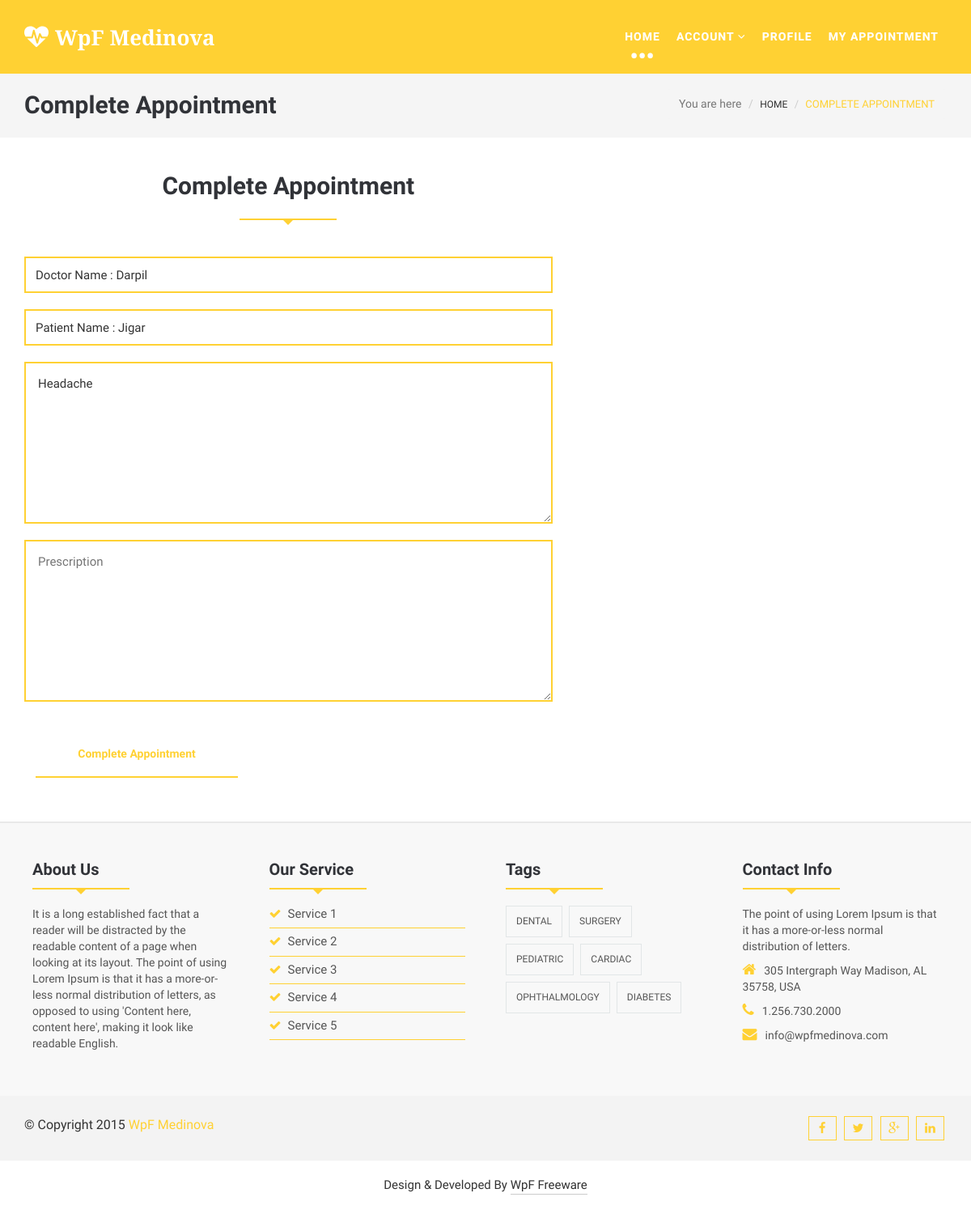
Screenshot of /doctor_complete_appointment/1/ with the database file from the repository.
### myapp/models.py (models this page shows, shortened)
class Appointment(models.Model):
	patient=models.ForeignKey(User,on_delete=models.CASCADE,related_name="patient")
	doctor=models.ForeignKey(Doctor_Profile,on_delete=models.CASCADE)
	date=models.DateTimeField(default=timezone.now)
	time=models.CharField(max_length=100)
	health_issue=models.TextField()
	status=models.CharField(max_length=100,default="pending")
	prescription=models.TextField(default="Not Given Yet")
	payment_status=models.CharField(max_length=100,default="pending")

class Doctor_Profile(models.Model):
	doctor=models.ForeignKey(User,on_delete=models.CASCADE)
	doctor_degree=models.CharField(max_length=100)
	doctor_speciality=models.CharField(max_length=100)
	doctor_start_time=models.CharField(max_length=100)
	doctor_end_time=models.CharField(max_length=100)
	doctor_fees=models.PositiveIntegerField()
	doctor_picture=models.ImageField(upload_to="doctor_picture/")

class User(models.Model):
	fname=models.CharField(max_length=100)
	lname=models.CharField(max_length=100)
	email=models.CharField(max_length=100)
	mobile=models.CharField(max_length=100)
	address=models.TextField()
	password=models.CharField(max_length=100)
	usertype=models.CharField(max_length=100,default="patient")

### myapp/views.py (the view)
# urls.py: path('doctor_complete_appointment/<int:pk>/',views.doctor_complete_appointment,name='doctor_complete_appointment'),
def doctor_complete_appointment(request,pk):
	appointment=Appointment.objects.get(pk=pk)
	if request.method=="POST":
		appointment.prescription=request.POST['prescription']
		appointment.status="completed"
		appointment.save()
		return redirect('doctor_appointment')
	else:
		return render(request,'doctor_complete_appointment.html',{'appointment':appointment})

### myapp/templates/doctor_complete_appointment.html (shortened to what this page needs)
{% extends 'doctor_header.html' %}
{% load static %}
{% block content %}
<!DOCTYPE html>
<html lang="en">
  <head>
  </head>
  <body>
    <section id="blogArchive">
      <div class="row">
        <div class="col-lg-12 col-md-12">
          <div class="blog-breadcrumbs-area">
            <div class="container">
              <div class="blog-breadcrumbs-left">
                <h2>Complete Appointment</h2>
              </div>
              <div class="blog-breadcrumbs-right">
                <ol class="breadcrumb">
                  <li>You are here</li>
                  <li><a href="#">Home</a></li>
                  <li class="active">Complete Appointment</li>
                </ol>
              </div>
            </div>
          </div>
        </div>
      </div>
    </section>
    <section id="contact">
      <div class="container">
        <div class="row">
          <div class="col-lg-7 col-md-7 col-sm-6">
            <div class="contact-form">
              <div class="section-heading">
                <h2>Complete Appointment</h2>
                <div class="line"></div>
              </div>
              <form class="submitphoto_form" method="post" action="{% url 'doctor_complete_appointment' pk=appointment.pk %}">
                <input type="text" class="wp-form-control wpcf7-text" value="Doctor Name : {{appointment.doctor.doctor.fname}}">
                <input type="text" class="wp-form-control wpcf7-email" value="Patient Name : {{appointment.patient.fname}}">
                <textarea class="wp-form-control wpcf7-textarea" cols="30" rows="10" name="health_issue">{{appointment.health_issue}}</textarea>
                <textarea class="wp-form-control wpcf7-textarea" cols="30" rows="10" placeholder="Prescription" name="prescription"></textarea>
               <button class="wpcf7-submit button--itzel" type="submit"><span>Complete Appointment</span></button>
              </form>
            </div>
          </div>
        </div>
      </div>
    </section>
  </body>
</html>
{% endblock %}

### myapp/static/css/themes/default-theme.css (style rules this page uses)
.scrollToTop:hover, .scrollToTop:focus,.readmore_area a::before,.sl-slider h2> strong,.sl-slider p> strong, .single-top-feature .readmore_area a span,.service-icon-effect,.service-icon .service-icon-effect:hover,.single-service>h3 a:hover,.single-service>h3 a:focus, .whyChoose-right .media-heading,.whyChoose-right .media:hover .media-icon,.doctors-nav figcaption h2, .testimonial-cotent > p span,.testimonial-nav .slick-dots li.slick-active button::before,.blog-comments-box li > h2,.blog-comments-box li span, .blog-author > ul > li a:hover,.footer-service li > a:hover,.footer-service li > a span,.contact-info > p span,.footer-copyright>p>a, .blog-breadcrumbs-right .breadcrumb > li a:hover,.blog-breadcrumbs-right .breadcrumb > .active,.blog-details blockquote::before,.blog-details blockquote::after, .sidebar-widget p>a,.sidebar-widget>ul li>a:hover,.postnav-left:hover .navg-title,.postnav-right:hover .navg-title,.author-name:hover, .similar-post .media-body a:hover,.similar-post > h2,.nav-tabs > li.active > a, .nav-tabs > li.active > a:focus, .nav-tabs > li.active > a:hover, .button--itzel .button__icon,.button--itzel > span,#myModal .modal-title, .form-submit input:hover,.error-page-area h1,.error-page-area h3 { color: #ffd133; }
.line { border-bottom: 2px solid #ffd133; background: none repeat scroll 0 0 transparent; height: 1px; margin: 0 auto 45px; padding: 5px; position: relative; width: 120px; }
.line::after, .line::before { border: medium solid transparent; content: " "; height: 0; left: 50%; pointer-events: none; position: absolute; top: 100%; width: 0; }
.line::before { border-width: 9px; margin-left: -6px; }
.line::after { border-top-color: #ffd133; border-width: 8px; margin-left: -8px; }
.testimonial-nav .slick-dots li,.blog-content .readmore_area a,.wp-form-control, .button--itzel::before,.error-page-area .readmore_area a { border: 2px solid #ffd133; }

### rows the page displays
Appointment: doctor.doctor.fname "Doctor Name : Darpil", patient.fname "Patient Name : Jigar", health_issue "Headache"
